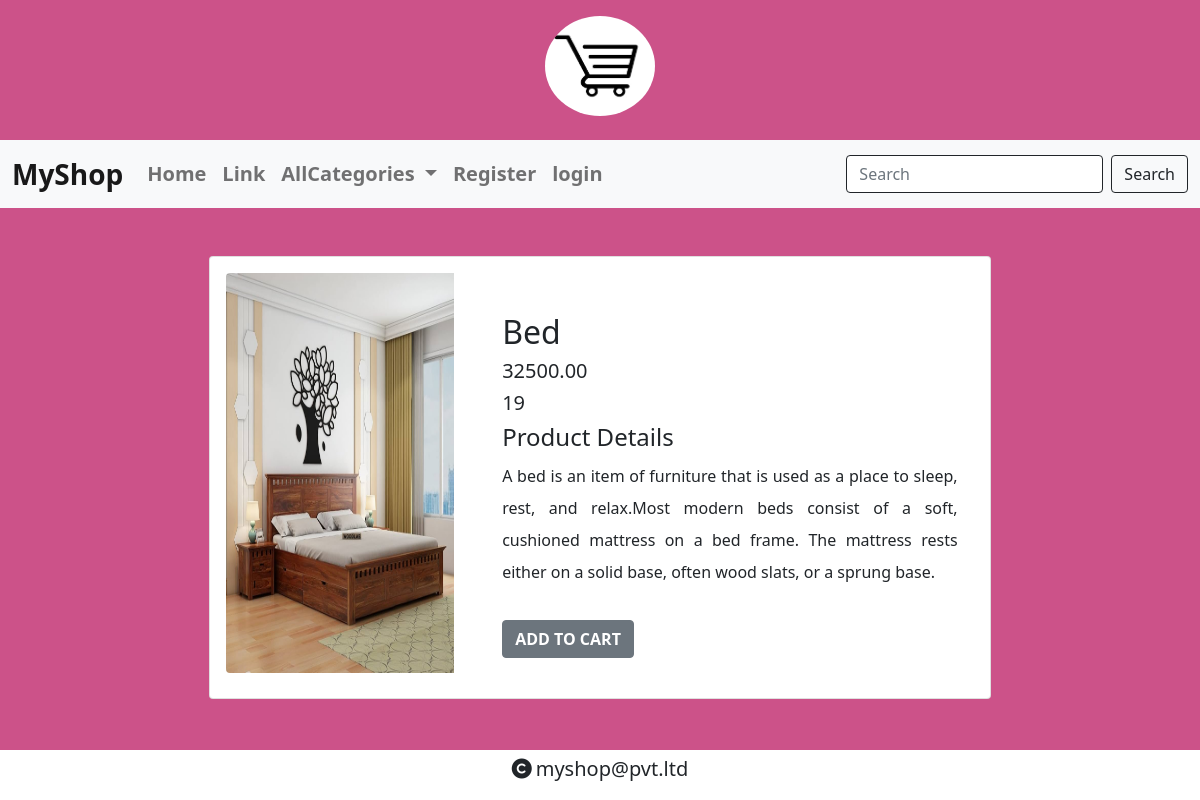
Screenshot of /details/3 with the database file from the repository.
### shop/models.py (models this page shows, shortened)
class Product(models.Model):
    name=models.CharField(max_length=20)
    desc=models.TextField()
    image=models.ImageField(upload_to="products")
    price=models.DecimalField(max_digits=10,decimal_places=2)
    stock=models.IntegerField()
    available=models.BooleanField(default=True)
    created=models.DateTimeField(auto_now_add=True) #one time
    updated=models.DateTimeField(auto_now=True) #change every time we update record
    category=models.ForeignKey(Category,on_delete=models.CASCADE)

### shop/views.py (the view)
# urls.py: path('details/<int:p>',views.productdetails,name='details'),
def productdetails(request,p):
    pro=Product.objects.get(id=p)
    context={'product':pro}
    return render(request,'detail.html',context)

### cart/context_processors.py (called while the page is built, shortened)
def count_items(request):
    u=request.user
    count=0
    return {'c':count}

### shop/context_processors.py (called while the page is built)
def menu_links(request):
    c=Category.objects.all()
    return {'links':c}  #we can use this data globally across all web pages inside our app

### templates/detail.html
{% extends 'base.html' %}
{% load static %}
{% block content %}
<div class="container mt-5" style="margin-bottom:100px;">
    <div class="card mb-3 mx-auto" style="max-width:70%;">
  <div class="row g-0">
    <div class="col-md-4 p-3">
      <img src="{{product.image.url}}" class="rounded-start" height="400px" width="100%" alt="...">
    </div>
    <div class="col-md-8 mt-4 p-3">
      <div class="card-body">
        <h2 class="card-title">{{product.name}}</h2>
        <h5>{{product.price}}</h5>
        <h5>{{product.stock}}</h5>
        <h4>Product Details</h4>
        <p class="card-text" style="line-height:2;text-align:justify">{{product.desc}}</p>
          {% if user.is_superuser == True %}
            {% if product.stock > 0 %}
          <h5>Product In stock</h5>
           <a href="{% url 'shop:addstock' product.id %}" class="btn btn-secondary fw-bold mt-3 mb-2 text-center">ADD STOCK</a>
          {% else %}
          <h5>Product Out of stock</h5>
           <a href="{% url 'shop:addstock' product.id %}" class="btn btn-secondary fw-bold mt-3 mb-2 text-center">ADD STOCK</a>
          {% endif %}
          {% else %}
          {% if product.stock > 0 %}
          <a href="{% url 'cart:addtocart' product.id %}" class="btn btn-secondary fw-bold mt-3 mb-2 text-center">ADD TO CART</a>
          {% else %}
          <h5>Product Out of stock</h5>
          {% endif %}
          {% endif %}
      </div>
    </div>
  </div>
</div>
</div>
{% endblock %}

### static/css/style.css (style rules this page uses)
body { background-color:#cc5289; }

### rows the page displays
Product: image (picture), name "Bed", price "32500.00", stock "19", desc "A bed is an item of furniture that is used as a place to sleep, rest, and relax.Most modern beds consist of a soft, cushioned mattress on a bed frame. The mattress rests either on a solid base, often wood slats, or a sprung base."
